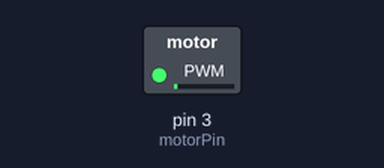
Recording of a sketch running on a simulated Arduino Uno, built with avr-gcc and run on an emulated ATmega328P. Shown: switched loads named in the sketch (green lamp = pin HIGH).

Above: at 0.05 s.
At 0.95 s:
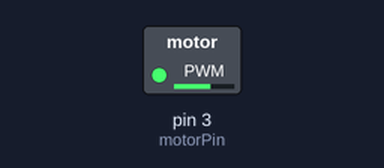
At 1.4 s:
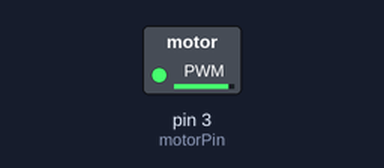
At 2.75 s:
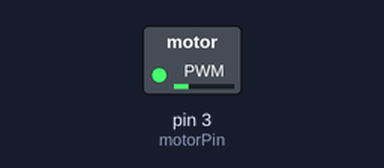
Timing chart, 0 to 7.2 s (numbered marks = the images above):
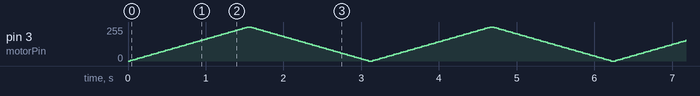

The sketch:

moteur-dc-pwm.ino
```cpp
 /* 130 DC Motor
     by DFRobot <https:www.dfrobot.com>

    */

    int motorPin = 3;   //Motor drive pin D3
    int motorSpeed;     //Define motor speed

    void setup()
    {
      Serial.begin(9600);
    }

    void loop()
    {

      for(motorSpeed = 0 ; motorSpeed <= 255; motorSpeed+=5)
      {
        analogWrite(motorPin, motorSpeed);   //PWM speed control
        delay(30);
      }
      for(motorSpeed = 255 ; motorSpeed >= 0; motorSpeed-=5)
      {
        analogWrite(motorPin, motorSpeed);   //PWM speed control
        delay(30);
      }
    }
```
